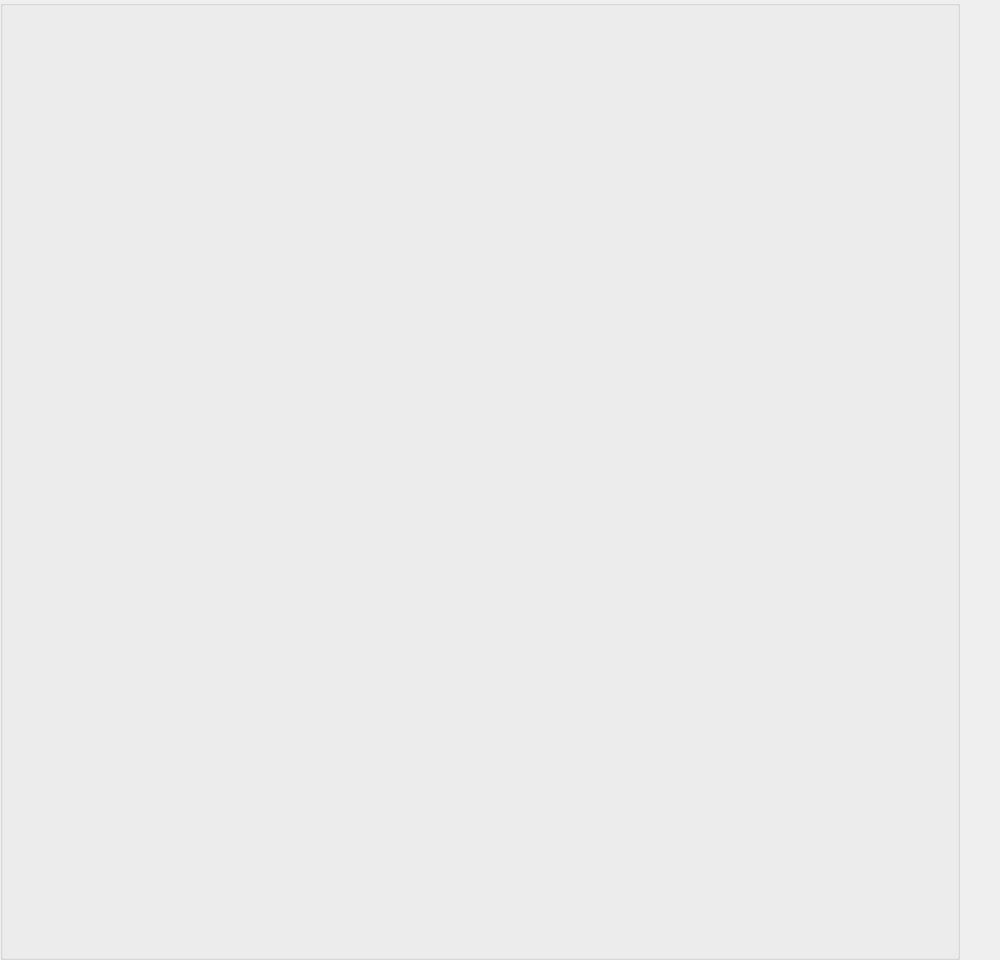
<?xml version="1.0" encoding="UTF-8"?>
<ui version="4.0">
 <class>ImfaceWindow</class>
 <widget class="QWidget" name="ImfaceWindow">
  <property name="geometry">
   <rect>
    <x>0</x>
    <y>0</y>
    <width>1000</width>
    <height>960</height>
   </rect>
  </property>
  <property name="sizePolicy">
   <sizepolicy hsizetype="Fixed" vsizetype="Fixed">
    <horstretch>0</horstretch>
    <verstretch>0</verstretch>
   </sizepolicy>
  </property>
  <property name="minimumSize">
   <size>
    <width>1000</width>
    <height>960</height>
   </size>
  </property>
  <property name="maximumSize">
   <size>
    <width>1200</width>
    <height>960</height>
   </size>
  </property>
  <property name="windowTitle">
   <string>ModelFitting</string>
  </property>
  <widget class="QGroupBox" name="view_region">
   <property name="geometry">
    <rect>
     <x>0</x>
     <y>0</y>
     <width>960</width>
     <height>960</height>
    </rect>
   </property>
   <property name="sizePolicy">
    <sizepolicy hsizetype="Fixed" vsizetype="Fixed">
     <horstretch>0</horstretch>
     <verstretch>0</verstretch>
    </sizepolicy>
   </property>
   <property name="minimumSize">
    <size>
     <width>960</width>
     <height>960</height>
    </size>
   </property>
   <property name="maximumSize">
    <size>
     <width>960</width>
     <height>960</height>
    </size>
   </property>
   <property name="title">
    <string/>
   </property>
   <property name="alignment">
    <set>Qt::AlignLeading|Qt::AlignLeft|Qt::AlignVCenter</set>
   </property>
   <layout class="QHBoxLayout" name="horizontalLayout_4">
    <property name="spacing">
     <number>0</number>
    </property>
    <property name="leftMargin">
     <number>0</number>
    </property>
    <property name="topMargin">
     <number>0</number>
    </property>
    <property name="rightMargin">
     <number>0</number>
    </property>
    <property name="bottomMargin">
     <number>0</number>
    </property>
    <item>
     <widget class="CModelViewer" name="model_viewer" native="true">
      <property name="sizePolicy">
       <sizepolicy hsizetype="Fixed" vsizetype="Fixed">
        <horstretch>0</horstretch>
        <verstretch>0</verstretch>
       </sizepolicy>
      </property>
      <property name="minimumSize">
       <size>
        <width>960</width>
        <height>960</height>
       </size>
      </property>
      <property name="maximumSize">
       <size>
        <width>960</width>
        <height>960</height>
       </size>
      </property>
     </widget>
    </item>
   </layout>
  </widget>
 </widget>
 <layoutdefault spacing="6" margin="11"/>
 <customwidgets>
  <customwidget>
   <class>CModelViewer</class>
   <extends>QWidget</extends>
   <header>cmodelviewer.h</header>
  </customwidget>
 </customwidgets>
 <resources/>
 <connections/>
</ui>
